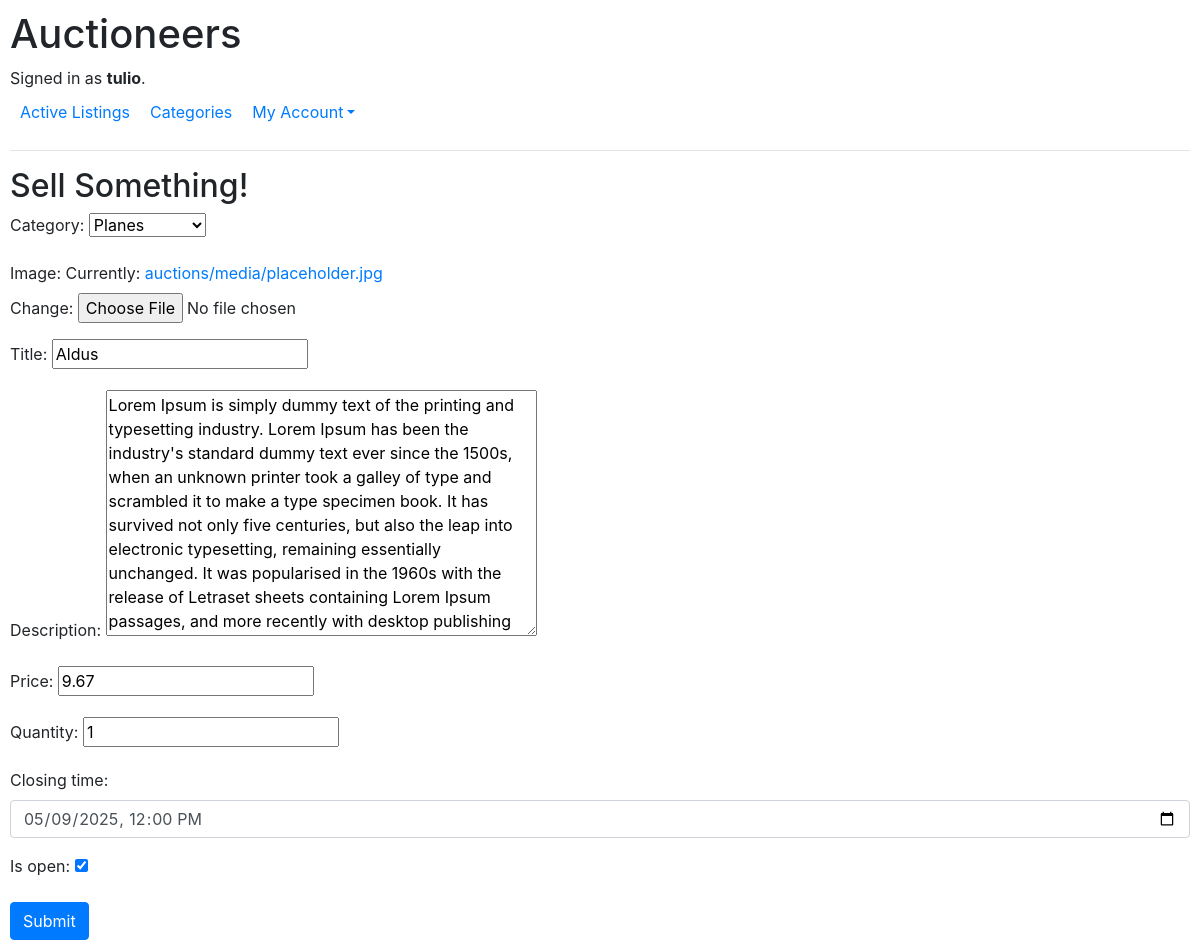
The app's page /sell/4/ (signed in), older data.
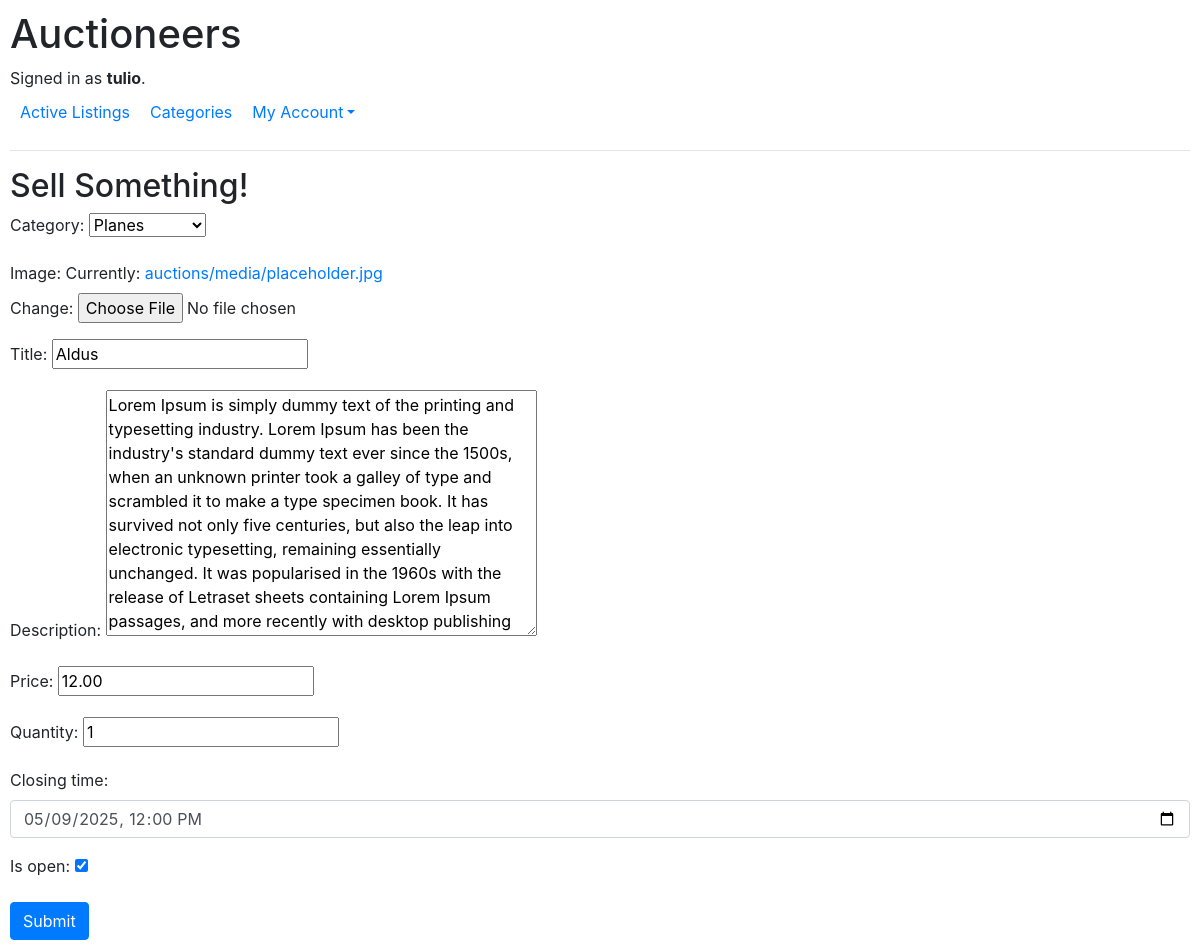
The same page, newer data.
### auctions/models.py (models this page shows, shortened)
class Auction_Listing(models.Model):
    category = models.ForeignKey(Category, on_delete=models.PROTECT, related_name="listings")
    title = models.CharField(max_length = 25)
    description = models.TextField()
    image = models.FileField(upload_to="media/", blank=False, default="media/placeholder.jpg")
    quantity = models.IntegerField()
    price = models.DecimalField(max_digits=10, decimal_places=2)
    current_bid = models.ForeignKey("Bid", on_delete=models.PROTECT, related_name="listings", null=True, blank=True)
    seller = models.ForeignKey(User, on_delete=models.CASCADE, related_name="listings")
    timestamp = models.DateTimeField(auto_now_add=True)
    closing_time = models.DateTimeField(blank=False)
    is_open = models.BooleanField(default=True)

### auctions/views.py (the view)
# urls.py: path("sell/", views.sell, name="sell"),
def sell(request, listing_id=None):
    if request.method == "POST":
        if listing_id:
            listing = get_object_or_404(Auction_Listing, id=listing_id)
            form = ListingForm(request.POST, request.FILES, instance=listing)
        else:
            form = ListingForm(request.POST, request.FILES)
        if form.is_valid():
            listing = form.save(commit=False)
            listing.seller = request.user
            closing_time = form.cleaned_data['closing_time']
            if timezone.is_naive(closing_time):
                closing_time = timezone.make_aware(closing_time)
            if closing_time <= timezone.now() - timedelta(hours = 4):
                return render(request, "auctions/sell.html", {
                    'form': form,
                    'message': "Closing time must be set to a future time."
                })
            listing.closing_time = closing_time
            if not listing.is_open:
                listing.close_auction()
                print("LISTING IS NOW CLOSED\n\nLISTING IS NOW CLOSED\n\nLISTING IS NOW CLOSED\n\nLISTING IS NOW CLOSED\n\n")
                listing.closing_time = timezone.now() - timedelta(hours = 4)
            form.save()
            return redirect('listing_detail', listing.id)
    else:
        if listing_id:
            listing = get_object_or_404(Auction_Listing, id=listing_id)
            form = ListingForm(instance=listing)
        else:
            form = ListingForm()
    return render(request, "auctions/sell.html", {'form': form})

### auctions/forms.py
class ListingForm(forms.ModelForm):
    class Meta:
        model = Auction_Listing
        fields = [
            'category',
            'image',
            'title',
            'description',
            'price',
            'quantity',
            'closing_time',
            'is_open'
            ]
    def __init__(self, *args, **kwargs):
        super().__init__(*args, **kwargs)
        self.fields['category'].queryset = Category.objects.all()
        self.fields['closing_time'].widget = forms.widgets.DateTimeInput(attrs={
            'type': 'datetime-local',
            'class': 'form-control',
        })

### auctions/models.py (called while the page is built)
    def __str__(self):
        return self.title

### auctions/templates/auctions/sell.html (shortened to what this page needs)
{% extends "auctions/layout.html" %}
{% block body %}
    <h2>Sell Something!</h2>
    <div>
        {% if user.is_authenticated %}
            <form action="" method="POST" enctype="multipart/form-data">
                {{ form.as_p}}
                <button type="submit" class="btn btn-primary">Submit</button>
            </form>
        {% endif %}
    </div>
{% endblock %}

Row changes from the older to the newer data that the page shows:
changed Auction_Listing "Planes": price "9.67" → "12.00"
